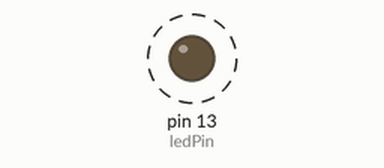
Recording of a sketch running on a simulated Arduino Uno, built with avr-gcc and run on an emulated ATmega328P. Shown: output pins drawn as LEDs (lit = HIGH). Dashed ring = blinking.

Above: at 0.5 s.
Timing chart, 0 to 4.6 s (numbered marks = the images above):
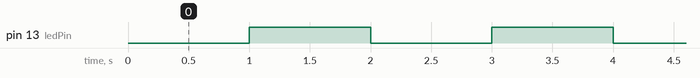

Measured:
- by itself, pin 13 (ledPin): alternates HIGH for 1.0 s and LOW for 1.0 s

The sketch:

postThreadTest1.ino
```cpp
#include <TimedAction.h>


//pin / state variables
#define ledPin 13
boolean ledState = false;


void blink(){
  ledState ? ledState=false : ledState=true;
  digitalWrite(ledPin,ledState);
}

//this initializes a TimedAction class that will change the state of an LED every second.
TimedAction timedAction = TimedAction(1000,blink);

void setup(){
  pinMode(ledPin,OUTPUT);
  digitalWrite(ledPin,ledState);
}

void loop(){
  timedAction.check();
}
```
